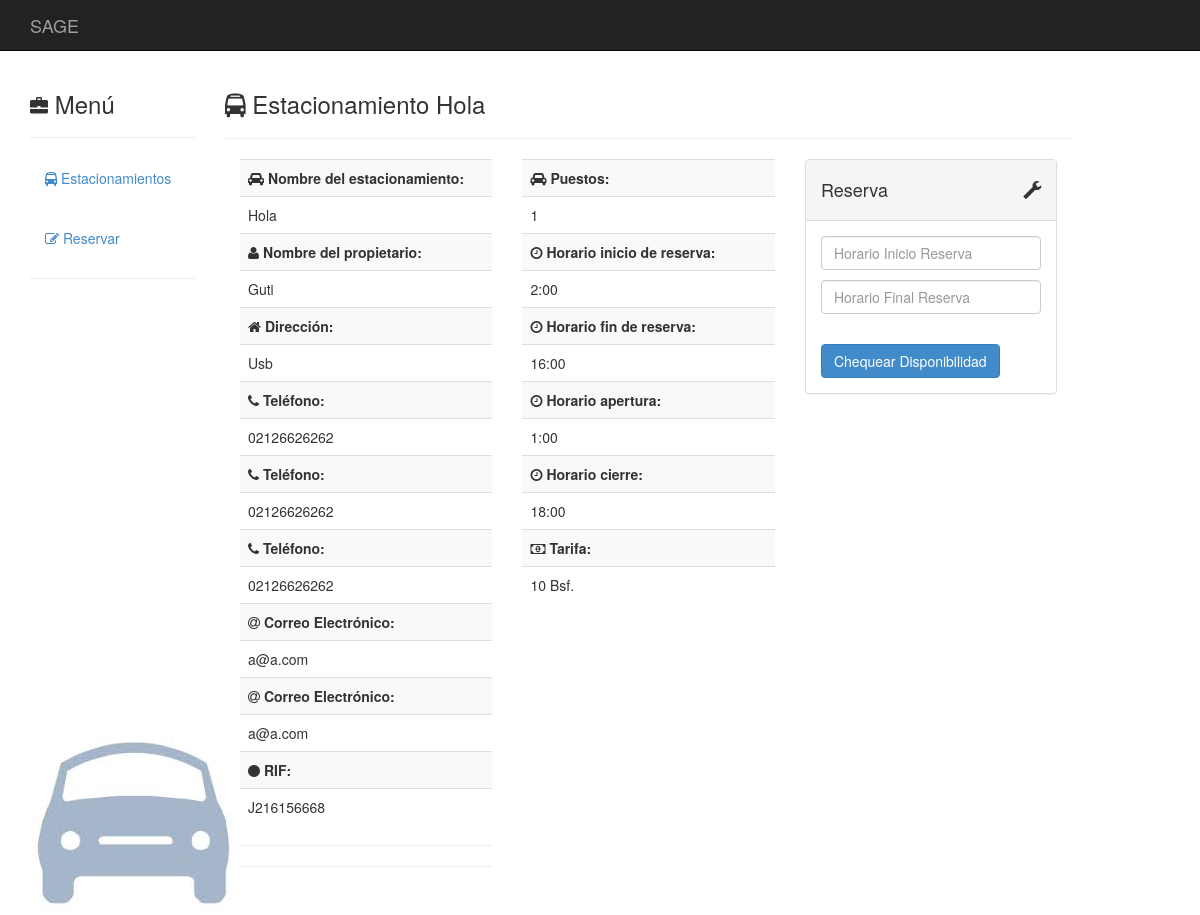
Page /estacionamientos/1/reserva on the committed database.
### estacionamientos/models.py (models this page shows)
class Estacionamiento(models.Model):
	propietario = models.CharField(max_length = 50, help_text = "Nombre Propio")
	nombre = models.CharField(max_length = 50)
	direccion = models.TextField(max_length = 120)
	telefono1 = models.CharField(blank = True, null = True, max_length = 30)
	telefono2 = models.CharField(blank = True, null = True, max_length = 30)
	telefono3 = models.CharField(blank = True, null = True, max_length = 30)
	email1 = models.EmailField(blank = True, null = True)
	email2 = models.EmailField(blank = True, null = True)
	rif = models.CharField(max_length = 12)
	content_type = models.ForeignKey(ContentType, null = True)
	object_id = models.PositiveIntegerField(null = True)
	esquemaTarifa = GenericForeignKey()
	tarifa = models.CharField(max_length = 50, blank = True, null = True)
	apertura = models.TimeField(blank = True, null = True)
	cierre = models.TimeField(blank = True, null = True)
	reservasInicio = models.TimeField(blank = True, null = True)
	reservasCierre = models.TimeField(blank = True, null = True)
	nroPuesto = models.IntegerField(blank = True, null = True)

### estacionamientos/views.py (the view, shortened to what this page needs)
# urls.py: url(r'^(?P<_id>\d+)/reserva$', views.estacionamiento_reserva, name = 'estacionamiento_reserva'),
def estacionamiento_reserva(request, _id):
    _id = int(_id)
    try:
        estacionamiento = Estacionamiento.objects.get(id = _id)
    except ObjectDoesNotExist:
        return render(request, '404.html')
    if request.method == 'GET':
        form = EstacionamientoReserva()
    return render(request, 'estacionamientoReserva.html', {'form': form, 'estacionamiento': estacionamiento})

### estacionamientos/forms.py
class EstacionamientoReserva(forms.Form):
    inicio = forms.TimeField(label = 'Horario Inicio Reserva')
    final = forms.TimeField(label = 'Horario Final Reserva')

### templates/estacionamientoReserva.html (shortened to what this page needs)
{% load staticfiles %}
<!DOCTYPE html>
<html lang="es"><head>
    <link href="{% static 'css/bootstrap.min.css'%}" rel="stylesheet">
    <link href="{% static 'css/base.css'%}" rel="stylesheet">
    <link href="{% static 'css/font-awesome.min.css'%}" rel="stylesheet">
   </head>
 <body>
<div id="top-nav" class="navbar navbar-inverse navbar-static-top">
  <div class="container">
    <div class="navbar-header">
          <div class="navbar-brand" href="#">
            SAGE
          </div>
    </div>
  </div>
</div>
<div class="container">
  <div class="row">
  <div class="col-sm-2">
                <h3>
            <i class="glyphicon glyphicon-briefcase">
            </i>
            Menú
          </h3>
      <hr>
         <ul class="nav nav-stacked">
            <li>
              <a href="..">
                <i class="fa fa-bus"></i>
                Estacionamientos
              </a>
            </li>
          </ul>
          <br>
          <ul class="nav nav-stacked">
            <li>
              <a href="./reserva">
                <i class="fa fa-pencil-square-o"></i>
                Reservar
              </a>
            </li>
          </ul>
      <hr>
    </div>
    <div class="col-sm-9">
       <h3><i class="fa fa-bus"></i> Estacionamiento {{estacionamiento.nombre}}</h3>
       <hr>
    <div class="col-md-4">
      <table class="table table-striped">
        <tbody>
			<tr><td><b><i class="fa fa-car"></i> Nombre del estacionamiento:</b></td></tr>
      <tr><td>{{estacionamiento.nombre}}</td></tr>
      <tr><td><b><i class="fa fa-user"></i> Nombre del propietario:</b></td></tr>
      <tr><td>{{estacionamiento.propietario}}</td></tr>
      <tr><td><b><i class="fa fa-home"></i> Dirección:</b></td></tr>
      <tr><td>{{estacionamiento.direccion}}</td></tr>
      {% if estacionamiento.telefono1 %}
        <tr><td><b><i class="fa fa-phone"></i> Teléfono:</b></td></tr>
        <tr><td>{{estacionamiento.telefono1}}</td></tr>
      {% endif %}
      {% if estacionamiento.telefono2 %}
        <tr><td><b><i class="fa fa-phone"></i> Teléfono:</b></td></tr>
        <tr><td>{{estacionamiento.telefono2}}</td></tr>
      {% endif %}
       {% if estacionamiento.telefono3 %}
        <tr><td><b><i class="fa fa-phone"></i> Teléfono:</b></td></tr>
        <tr><td>{{estacionamiento.telefono3}}</td></tr>
      {% endif %}
      {% if estacionamiento.email1 %}
        <tr><td><b><i class="fa fa-at"></i> Correo Electrónico:</b></td></tr>
        <tr><td>{{estacionamiento.email1}}</td></tr>
      {% endif %}
      {% if estacionamiento.email2 %}
      <tr><td><b><i class="fa fa-at"></i> Correo Electrónico:</b></td></tr>
      <tr><td>{{estacionamiento.email2}}</td></tr>
      {% endif %}
      <tr><td><b><i class="fa fa-circle"></i> RIF:</b></td></tr>
      <tr><td>{{estacionamiento.rif}}</td></tr>
        </tbody>
      </table>
      <hr>
      <hr>
    </div>
    <div class="col-md-4">
       <table class="table table-striped">
        <tbody>
      {% if estacionamiento.nroPuesto %}
        <tr><td><b><i class="fa fa-car"></i> Puestos:</b></td></tr>
        <tr><td>{{estacionamiento.nroPuesto}}</td></tr>
      {% endif %}
      {% if estacionamiento.reservasInicio %}
        <tr><td><b><i class="fa fa-clock-o"></i> Horario inicio de reserva:</b></td></tr>
        <tr><td>{{estacionamiento.reservasInicio}}</td></tr>
      {% endif %}
      {% if estacionamiento.reservasCierre %}
        <tr><td><b><i class="fa fa-clock-o"></i> Horario fin de reserva:</b></td></tr>
        <tr><td>{{estacionamiento.reservasCierre}}</td></tr>
      {% endif %}
      {% if estacionamiento.apertura %}
        <tr><td><b><i class="fa fa-clock-o"></i> Horario apertura:</b></td></tr>
        <tr><td>{{estacionamiento.apertura}}</td></tr>
      {% endif %}
      {% if estacionamiento.cierre %}
        <tr><td><b><i class="fa fa-clock-o"></i> Horario cierre:</b></td></tr>
        <tr><td>{{estacionamiento.cierre}}</td></tr>
      {% endif %}
    {% if estacionamiento.tarifa %}
        <tr><td><b><i class="fa fa-money"></i></i> Tarifa:</b></td></tr>
        <tr><td>{{estacionamiento.tarifa}} Bsf.</td></tr>
      {% endif %}
        </tbody>
      </table>
    </div><div class="col-md-4">
          <div class="panel panel-default">
            <div class="panel-heading">
              <div class="panel-title">
                <i class="glyphicon glyphicon-wrench pull-right">
                </i>
                <h4>
                  Reserva
                </h4>
              </div>
            </div>
            <div class="panel-body">
              <form action="./reserva" method="post" class="form form-vertical">
              {% for field in form %}
                <div class="control-group">
                  <div class="controls">
                    <input type="text" class="form-control" name="{{field.name}}" placeholder="{{field.label}}" for="id_{{field.name}}"><p>
                  </div>
                </div>
              {% endfor %}
                <div class="control-group">
                  <div class="controls">
                    <button type="submit" class="btn btn-primary">
                      Chequear Disponibilidad
                    </button>
                  </div>
                </div>
              </form>
            </div>
          </div>
        </div>
  </div>
</div>
<br><br><br><br>
</body>
</html>

### static/css/base.css (style rules this page uses)
body { background-image: url("./images.jpg"); background-repeat:no-repeat; background-position: bottom left; background-attachment: fixed; }
.navbar-static-top { margin-bottom:20px; }
i { font-size:18px; }

### rows in the picture
Estacionamiento: nombre "Hola", propietario "Guti", direccion "Usb", telefono1 "02126626262", telefono2 "02126626262", telefono3 "02126626262", email1 "a@a.com", email2 "a@a.com", rif "J216156668", nroPuesto "1", reservasInicio "2:00", reservasCierre "16:00", apertura "1:00", cierre "18:00", tarifa "10"
